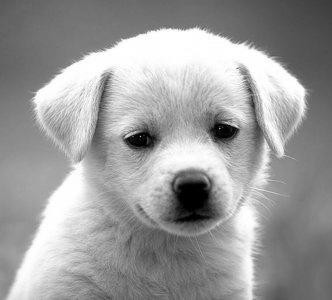
#> input picture img/pic/fig_0_2.jpeg, 332 x 300 px, found by its file name
$ jupyter execute 00_image_basics.ipynb   (shell and % lines are left out)
#> lines starting #> are read from the running program, lines starting #| are printed output that depends on the picture; after the words box and inside, x2 and y2 are one past the last pixel; in counts of white or black regions, pixels touching at a corner belong together
## Computer vision

Computer vision is a field of artificial intelligence that trains computers to interpret and understand the visual world from digital images or videos. From the perspective of engineering, it seeks to understand and automate tasks that the human visual system can do.

## How does a computer read an image?

How does a human mind apprehend an image? When you see the image below,what do you actually see and how do you say what is in the Image?

You  most probably look for different shapes and colours in the Image and that might help you decide that this is an image of Lincoln. But does a computer also see it in the same way? The answer is no.

A digital image is an image composed of picture elements, also known as pixels, each with finite, discrete quantities of numeric representation for its intensity or grey level. So the computer sees an image as numerical values of these pixels and in order to recognise a certain image, it has to recognise the patterns and regularities in this numerical data.

## What is OpenCV?
OpenCV ( Open Source Computer Vision Library) is an open source software library for computer vision and machine learning.

Gary Bradsky invented OpenCV in 1999 and soon the first release came in 2000. This library is based on optimised C / C++ and supports Java and Python along with C++ through an interface. The library has more than 2500 optimised algorithms, including an extensive collection of computer vision and machine learning algorithms, both classic and state-of-the-art.Using OpenCV it becomes easy to do complex tasks such as identify and recognise faces, identify objects, classify human actions in videos, track camera movements, track moving objects, extract 3D object models, generate 3D point clouds from stereo cameras, stitch images together to generate an entire scene with a high resolution image and many more.

## Image 기초

사전적 정의:
(Wikipedia 한글요약) image는 사진이나 이차원 그림처럼 시지각(시각적 인식)을 묘사하는 (피사체를 닮은)인공물

Wikipedia:
An image (from Latin: imago) is an artifact that depicts visual perception, such as a photograph or other two-dimensional picture, particularly one that resembles a subject (usually a physical object).

이미지 처리 분야에서의 정의:
**image 란  2차원(혹은 3차원) 공간에서 color intensity를 갖는 점(픽셀)들의 집합**

수학적 정의:
An image is defined as a two-dimensional function,F(x,y), where x and y are spatial coordinates(공간좌표), and the amplitude of F at any pair of coordinates (x,y) is called the intensity of that image at that point.

이미지를 구성하는 x,y,F(x,y) 가 digital 값을 가질 때, digital image 라 한다.
여기에서 F(x,y)는 이차원 이미지의 (x,y) 좌표에서의 color intensity를 의미한다

**픽셀(pixel)**: Picture Element의 준말. 화소(畵素)라고도 한다. 이 점 하나에 해당 색의 정보(빨간색, 녹색, 파란색, 투명도 등)가 담겨져 있으며, 이는 곧 그림의 용량과 직결된다.

**Gray Level**: 각 픽셀이 갖는 영상의 밝기를 나타내는 값. 보통 0에서 255 사이의 값을 갖는다.

**resolution(해상도)**: The term resolution is often considered equivalent to pixel count in digital imaging.

The above image  has a resolution of 1,000×750, meaning that it is 1,000 pixels
wide and 750 pixels tall. We can conceptualize an image as a (multidimensional) matrix. In this
case, our matrix has 1,000 columns (the width) with 750 rows (the height). Overall, there are
1,000×750 = 750,000 total pixels in our image.

### Image의 종류

#### Binary Image:
A binary image has only two possible gray values or intensities 0 (검정색) and 255 (흰색),

#### Grayscale Image (Black and White Image):
Each pixel in grayscale image can have any value between 0 and 255.

#### Color Image:
Both binary image and grayscale image are 2-dimensional arrays, where at every location, you have one value to represent the pixel.
Typically you need 3 values for each pixel to represent any color.
This came from the idea that any color can be formed by combining 3 basic colors Blue, Green and Red (BGR).

#### image as a matrix (or array in python)

[cell 1]
import numpy as np  # numpy: numrical python

## How to install opencv for python on Windows 10
### anaconda prompt 에서 다음을 입력하고 리턴 키를 누른다.
### pip install opencv-python¶

[cell 2]
import cv2

[cell 3]
m=np.arange(0,11)
m

[cell 4]
m=np.arange(0,256, dtype="uint8")
m

[cell 5]
m2=np.tile(m,(256,1))
print(m2.shape)
m2

[cell 6]
cv2.imshow('m2', m2)
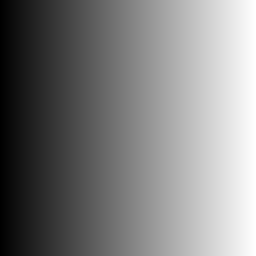
#> window 'm2': shape (256, 256); min 0, max 255, mean 127.5

cv2.waitKey(0)
cv2.destroyAllWindows()

### image to matrix in grayscale image

[cell 7]
fname = 'pic/fig_0_2.jpeg' #puppy

#original = cv2.imread(fname, cv2.IMREAD_COLOR)
gray = cv2.imread(fname, cv2.IMREAD_GRAYSCALE)
#> gray is the input picture: shape (300, 332); min 0, max 255, mean 155.7

#cv2.imshow('Original', original)
cv2.imshow('Gray', gray)

cv2.waitKey(0)
cv2.destroyAllWindows()

[cell 8]
gray

[cell 9]
gray.shape
#> Out = (300, 332)

[cell 10]
type(gray)

[cell 11]
gray2=gray.copy()
gray2

[cell 12]
gray2[0:100,0:150]=0
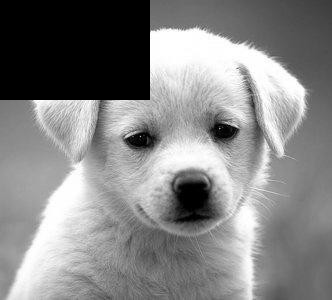
#> gray2: shape (300, 332); 15.06% of pixels changed, all inside (x1, y1, x2, y2) = (0, 0, 150, 100)
gray2

[cell 13]
cv2.imshow('Gray2', gray2)

cv2.waitKey(0)
cv2.destroyAllWindows()

[cell 14]
gray3=gray.copy()
gray3

[cell 15]
gray3[160:230,140:230]=255
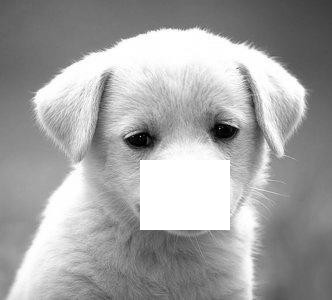
#> gray3: shape (300, 332); 6.31% of pixels changed, all inside (x1, y1, x2, y2) = (140, 160, 230, 230)
gray3

[cell 16]
cv2.imshow('Gray3', gray3)

cv2.waitKey(0)
cv2.destroyAllWindows()

[cell 17]
cv2.imshow('Gray', gray)
cv2.imshow('Gray2', gray2)
cv2.imshow('Gray3', gray3)

cv2.waitKey(0)
cv2.destroyAllWindows()

## Color pixel

Pixels in the RGB color space are no longer a scalar value like in a grayscale/single channel
image – instead, the pixels are represented by a list of three values: one value for the Red component,
one for Green, and another for Blue.
To define a color in the RGB color model, all we need to do is
define the amount of Red, Green, and Blue contained in a single pixel.
Each Red, Green, and Blue channel can have values defined in the range [0,255] for a total of
256 “shades”, where 0 indicates no representation and 255 demonstrates full representation.
Given
that the pixel value only needs to be in the range [0,255], we normally use 8-bit unsigned integers
to represent the intensity

Given our three Red, Green, and Blue values, we can combine them into an RGB tuple in the
form (red, green, blue).
This tuple represents a given color in the RGB color space.
The
RGB color space is an example of an additive color space: the more of each color is added, the
brighter the pixel becomes and closer to white.

연습: https://www.w3schools.com/colors/colors_rgb.asp

[cell 18]
fname = 'pic/fig_0_3.jpeg'

#original = cv2.imread(fname, cv2.IMREAD_COLOR)
bird = cv2.imread(fname)
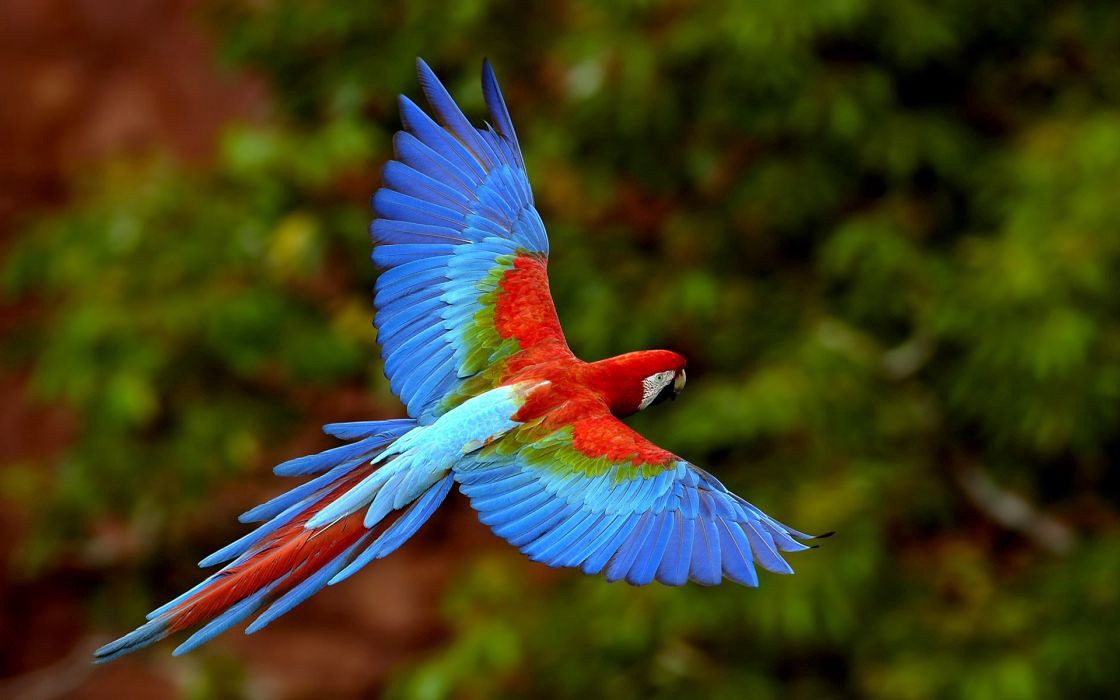
#> input picture img/pic/fig_0_3.jpeg, 1120 x 700 px, found by its file name
#> bird is the input picture: shape (700, 1120, 3); mean B, G, R 28.9, 61, 63.5
cv2.imshow('Bird', bird)

gray_bird = cv2.imread(fname, cv2.IMREAD_GRAYSCALE)
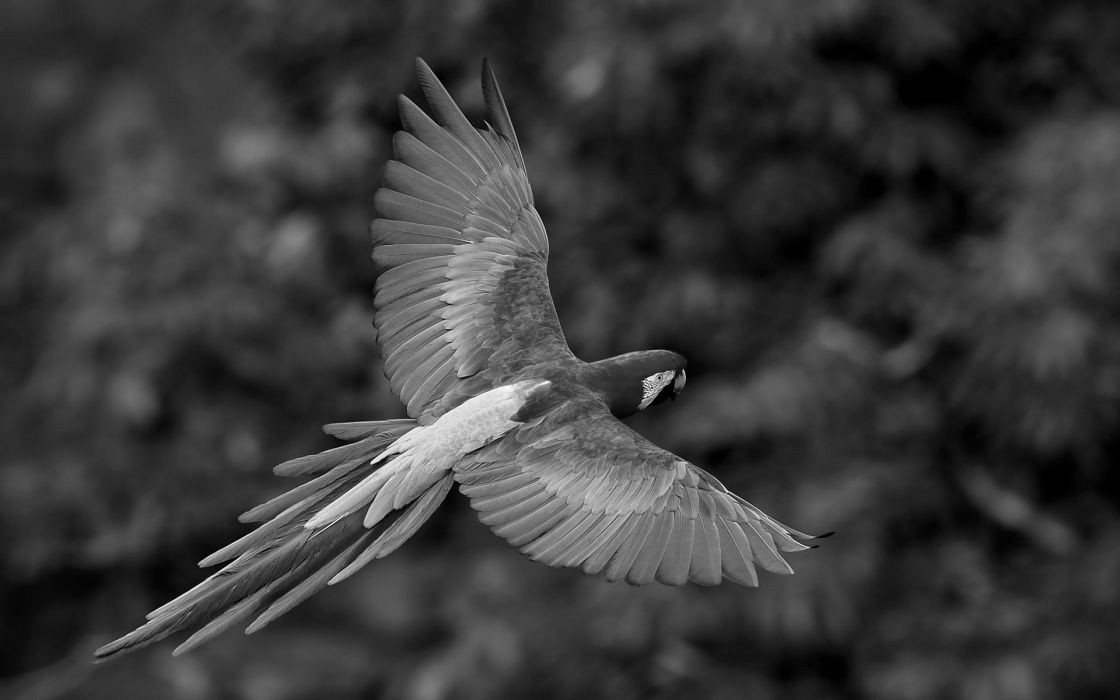
#> gray_bird: shape (700, 1120); min 0, max 252, mean 58.1
cv2.imshow('Gray_Bird', gray_bird)

cv2.waitKey(0)
cv2.destroyAllWindows()

[cell 19]
gray_bird.shape
#> Out = (700, 1120)

[cell 20]
bird.shape
#> Out = (700, 1120, 3)

### opencv: The order of color is BGR (blue, green, red).

[cell 21]
bird

[cell 22]
bird[:,:,0] # blue channel

[cell 23]
bird[:,:,1] # green channel

[cell 24]
bird[:,:,2] # red channel

[cell 25]
b = bird.copy()

# set green and red channels to 0
b[:, :, 1] = 0
b[:, :, 2] = 0
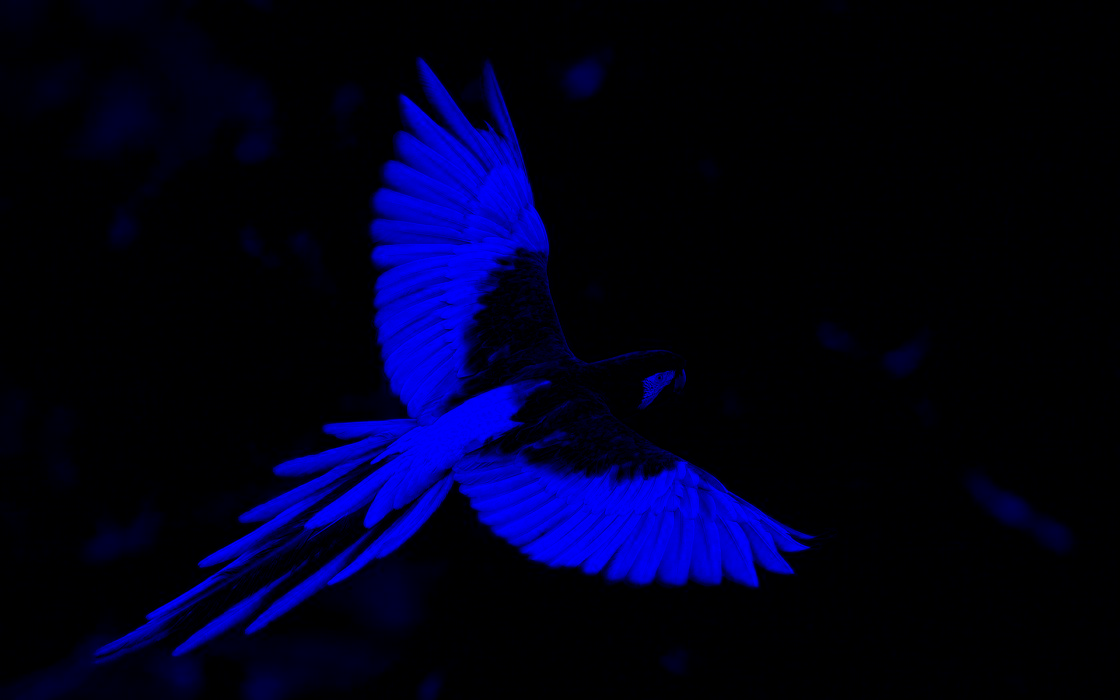
#> b: shape (700, 1120, 3); mean B, G, R 28.9, 0, 0

[cell 26]
cv2.imshow('Blue_Bird',b)

cv2.waitKey(0)
cv2.destroyAllWindows()

[cell 27]
g = bird.copy()

# set green and red channels to 0
g[:, :, 0] = 0
g[:, :, 2] = 0
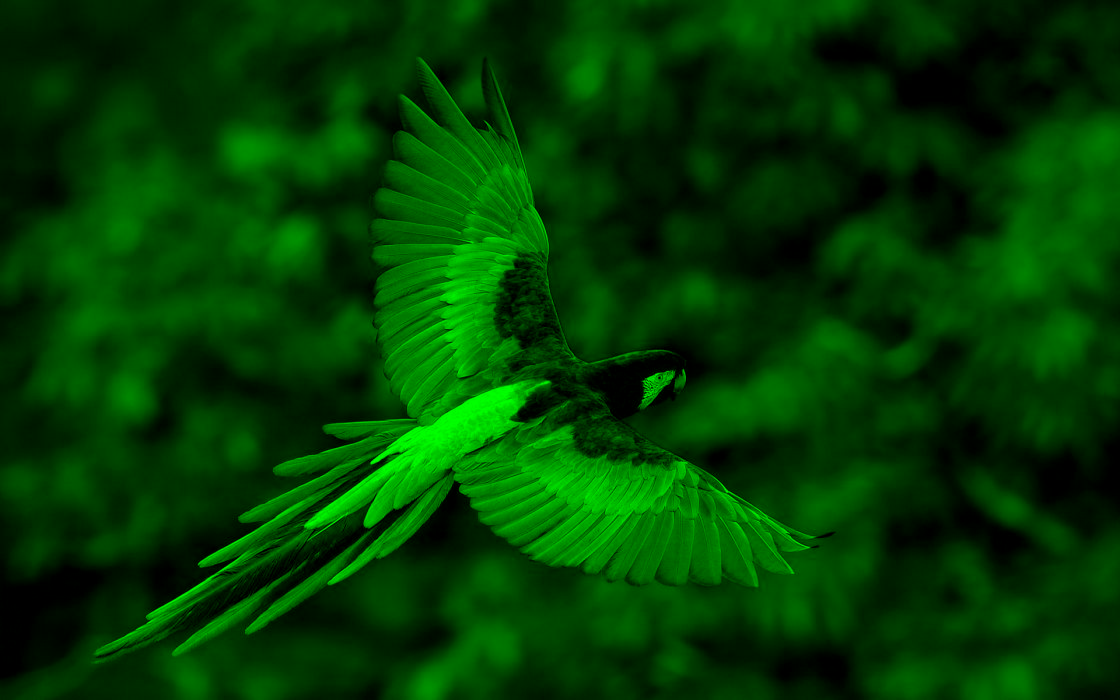
#> g: shape (700, 1120, 3); mean B, G, R 0, 61, 0

[cell 28]
cv2.imshow('Green_Bird',g)

cv2.waitKey(0)
cv2.destroyAllWindows()

[cell 29]
r = bird.copy()

# set green and red channels to 0
r[:, :, 0] = 0
r[:, :, 1] = 0
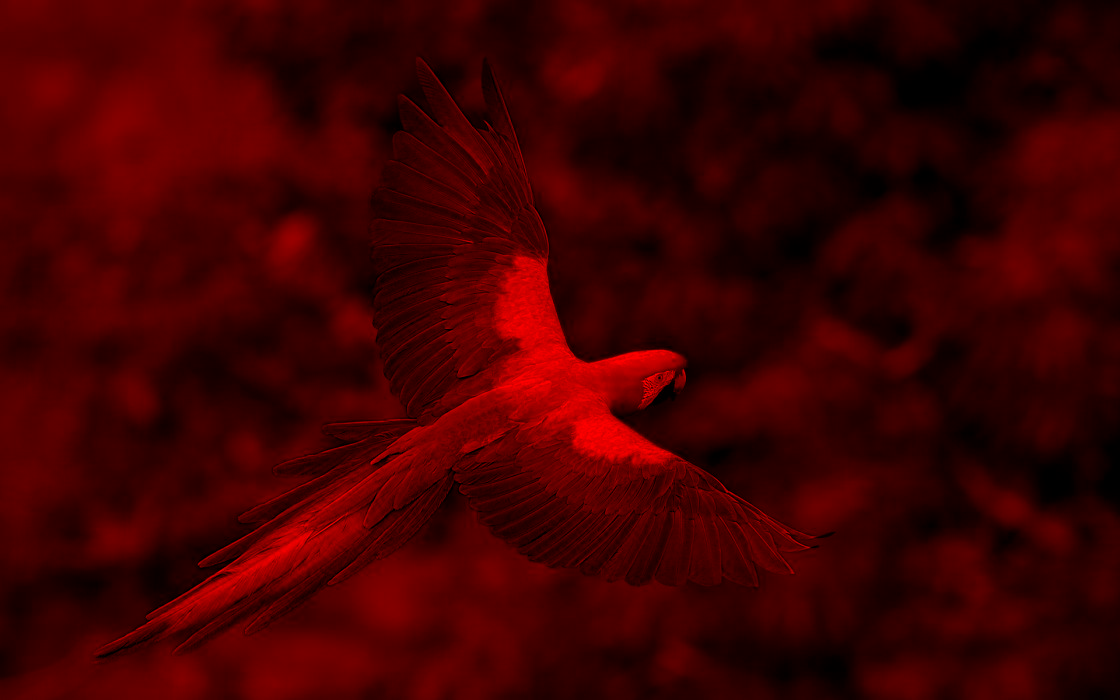
#> r: shape (700, 1120, 3); mean B, G, R 0, 0, 63.5

[cell 30]
cv2.imshow('Red_Bird',r)

cv2.waitKey(0)
cv2.destroyAllWindows()

[cell 31]
cv2.imshow('Bird',bird)

cv2.waitKey(0)
cv2.destroyAllWindows()

### BGR vs RGB

[cell 32]
from matplotlib import pyplot as plt

bird_plt = plt.imread(fname)

plt.imshow(bird_plt)

[cell 33]
from matplotlib import pyplot as plt

bird_cv2 = cv2.imread(fname)

cv2.imshow('Bird',bird_cv2)

cv2.waitKey(0)
cv2.destroyAllWindows()

cv2에서 읽어들인 이미지를 plt에서 인쇄

[cell 34]
plt.imshow(bird_cv2)

plt에서 읽어들인 이미지를 cv2에서 인쇄

[cell 35]
cv2.imshow('Bird',bird_plt)

cv2.waitKey(0)
cv2.destroyAllWindows()

[cell 36]
bird_cv2

[cell 37]
print(bird_plt)
#> (printed output is left out)

[cell 38]
bird_cv2[:,:,0] #blue channel

[cell 39]
bird_plt[:,:,0] #red channel

[cell 40]
bird_cv2[:,:,1] #green channel

[cell 41]
bird_plt[:,:,1] #green channel

[cell 42]
bird_cv2[:,:,2] #red channel

[cell 43]
bird_plt[:,:,2] #blue channel

[cell 44]
bird_cv2[:,:,0]==bird_plt[:,:,2]

[cell 45]
bird_cv2[:,:,1]==bird_plt[:,:,1]

[cell 46]
bird_cv2[:,:,2]==bird_plt[:,:,0]

[cell 47]
bird_cv2[:,:,2]==bird_plt[:,:,0]

[cell 48]
bird_cv2.shape
#> Out = (700, 1120, 3)

[cell 49]
sum(bird_cv2[:,:,0]==bird_plt[:,:,2])
#> Out = 1120 values from 700 to 700

[cell 50]
sum(bird_cv2[:,:,2]==bird_plt[:,:,0])
#> Out = 1120 values from 700 to 700

[cell 51]
bird_cv2[:,:,2]-bird_plt[:,:,0]

[cell 52]
np.sum(bird_cv2[:,:,2]-bird_plt[:,:,0])/(700*1120)
#> Out = 0

## cv2 --> BGR
## plt   --> RGB

## image standard: RGB

그러나, cv2.imread()로 읽어서 cv2.imshow()로 인쇄할 때는 신경쓸 필요없다. 즉 cv2 내에서는 컬러 순서를 잊어도 된다.

다만, cv2와 다른 패키지를 섞어 사용할 때는 조심해야 한다.

그러면, cv2.imread()로 읽은 이미지를 plt.imshow()로 인쇄하려면?

cv2.imread()로 읽은 이지지는 BGR 순서이고, plt.imshow()는 RGB 순서인 이미지를 인쇄하므로, BGR을 RGB로 바꾸면 된다.

[cell 53]
img_corrected = cv2.cvtColor(bird_cv2, cv2.COLOR_BGR2RGB)

plt.imshow(img_corrected)

비슷한 방법으로 plt.imread()로 읽은 이미지를 cv2.imshow()로 인쇄하는 방법은 다음과 같다.

[cell 54]
img_corrected_2 = cv2.cvtColor(bird_plt, cv2.COLOR_RGB2BGR)

cv2.imshow('img_corrected_2',img_corrected_2)

cv2.waitKey(0)
cv2.destroyAllWindows()

### Scaling (크기조정) and Aspect Ratios (화면비율, 가로세로비율)

Scaling, or simply resizing, is the process of increasing or decreasing the size of an image in terms
of width and height.
When resizing an image, it’s important to keep in mind the aspect ratio, which is the ratio of the width to the height of the image. Ignoring the aspect ratio can lead to images that
look compressed and distorted

Scaling은 이미지의 사이즈가 변하는 것 입니다.
OpenCV에서는 cv2.resize() 함수를 사용하여 적용할 수 있습니다.
사이즈가 변하면 pixel사이의 값을 결정을 해야 하는데, 이때 사용하는 것을 보간법(Interpolation method)입니다.
많이 사용되는 보간법은 사이즈를 줄일 때는 cv2.INTER_AREA , 사이즈를 크게할 때는 cv2.INTER_CUBIC , cv2.INTER_LINEAR 을 사용합니다.

[cell 55]
img = cv2.imread('pic/messi5.jpg')
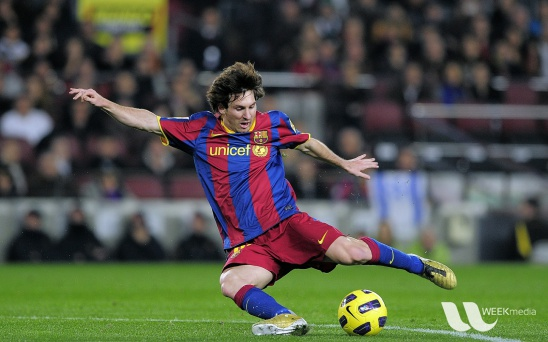
#> input picture pic/messi5.jpg, 548 x 342 px
#> img is the input picture: shape (342, 548, 3); mean B, G, R 72.4, 86, 82.2

# 행 : Height, 열:width
height, width = img.shape[:2]
#> height = 342; width = 548

# 이미지 축소
shrink = cv2.resize(img, None, fx=0.5, fy=0.5, interpolation=cv2.INTER_AREA)
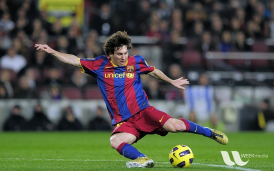
#> shrink: shape (171, 274, 3); mean B, G, R 72.5, 86.2, 82.3

# Manual Size지정
zoom1 = cv2.resize(img, (width*2, height*2), interpolation=cv2.INTER_CUBIC)

# 배수 Size지정
zoom2 = cv2.resize(img, None, fx=2, fy=2, interpolation=cv2.INTER_CUBIC)


cv2.imshow('Origianl', img)
cv2.imshow('Shrink', shrink)
cv2.imshow('Zoom1', zoom1)
cv2.imshow('Zoom2', zoom2)

print(img.shape)
#| (342, 548, 3)
print(shrink.shape)
#| (171, 274, 3)
print(zoom1.shape)
#| (684, 1096, 3)
print(zoom2.shape)
#| (684, 1096, 3)


cv2.waitKey(0)
cv2.destroyAllWindows()
